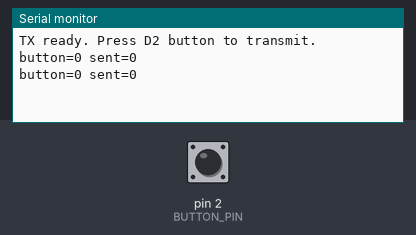
This sketch was run on a simulated Arduino Uno, built with avr-gcc and run on an emulated ATmega328P. Shown: the last lines printed to the serial monitor. Inputs (shaded band) come from the test bench; at power-on: pin 2 (BUTTON_PIN) HIGH. No radio packets arrive unless stated.

Above: at 1.2 s.
1.3 s: pin 2 (BUTTON_PIN) pulled LOW for 0.15 s
At 1.45 s:
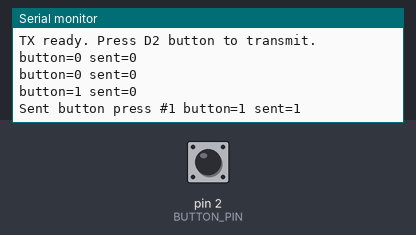
2.9 s: pin 2 (BUTTON_PIN) pulled LOW for 1 s
At 3.7 s:
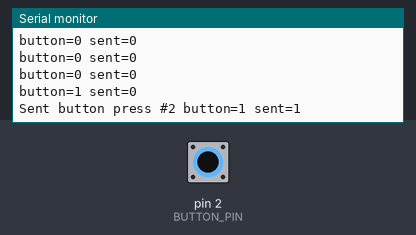
5.4 s: pin 2 (BUTTON_PIN) pulled LOW for 0.15 s
At 5.55 s:
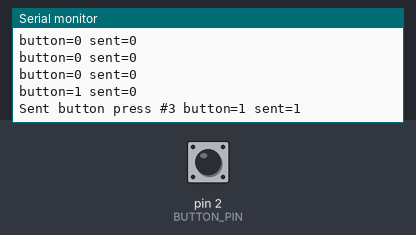

Measured:
- after the input at 1.3 s, the serial monitor: prints a new line at once (image 1)
- after the input at 2.9 s, the serial monitor: prints a new line at once (image 2)
- after the input at 5.4 s, the serial monitor: prints a new line at once (image 3)

The sketch:

tx.ino
```cpp
#include <SPI.h>
#include <RF24.h>

// nRF24L01 wiring for Arduino Nano/Uno:
// CE  -> D9
// CSN -> D10
// SCK -> D13
// MOSI -> D11
// MISO -> D12
// VCC -> 3.3V only
// GND -> GND
const byte CE_PIN = 9;
const byte CSN_PIN = 10;
const byte BUTTON_PIN = 2;

RF24 radio(CE_PIN, CSN_PIN);

const byte RADIO_ADDRESS[6] = "RF001";

struct Packet {
  uint8_t type;
  uint32_t count;
};

uint32_t pressCount = 0;
bool lastButtonState = HIGH;
bool lastPrintedButtonPressed = false;
unsigned long lastDebounceMs = 0;
unsigned long lastStatusMs = 0;

const unsigned long DEBOUNCE_MS = 40;
const unsigned long STATUS_MS = 500;
const uint8_t BUTTON_PRESS = 1;

void setup() {
  pinMode(BUTTON_PIN, INPUT_PULLUP);

  Serial.begin(9600);
  while (!Serial) {
    ; // Needed only for boards with native USB.
  }

  if (!radio.begin()) {
    Serial.println("nRF24L01 radio not responding");
    while (true) {
      delay(1000);
    }
  }

  radio.setChannel(108);
  radio.setDataRate(RF24_1MBPS);
  radio.setPALevel(RF24_PA_LOW);
  radio.setRetries(5, 15);
  radio.openWritingPipe(RADIO_ADDRESS);
  radio.stopListening();

  Serial.println("TX ready. Press D2 button to transmit.");
}

void loop() {
  bool buttonState = digitalRead(BUTTON_PIN);
  bool buttonPressed = buttonState == LOW;

  if (buttonPressed != lastPrintedButtonPressed || millis() - lastStatusMs >= STATUS_MS) {
    Serial.print("button=");
    Serial.print(buttonPressed ? 1 : 0);
    Serial.println(" sent=0");
    lastPrintedButtonPressed = buttonPressed;
    lastStatusMs = millis();
  }

  if (buttonState != lastButtonState) {
    lastDebounceMs = millis();
    lastButtonState = buttonState;
  }

  if ((millis() - lastDebounceMs) > DEBOUNCE_MS && buttonState == LOW) {
    sendButtonPress();

    while (digitalRead(BUTTON_PIN) == LOW) {
      delay(5);
    }

    lastButtonState = HIGH;
    lastDebounceMs = millis();
  }
}

void sendButtonPress() {
  Packet packet = {BUTTON_PRESS, ++pressCount};
  bool ok = radio.write(&packet, sizeof(packet));

  Serial.print("Sent button press #");
  Serial.print(packet.count);
  Serial.print(" button=1 sent=");
  Serial.println(ok ? 1 : 0);
}
```
